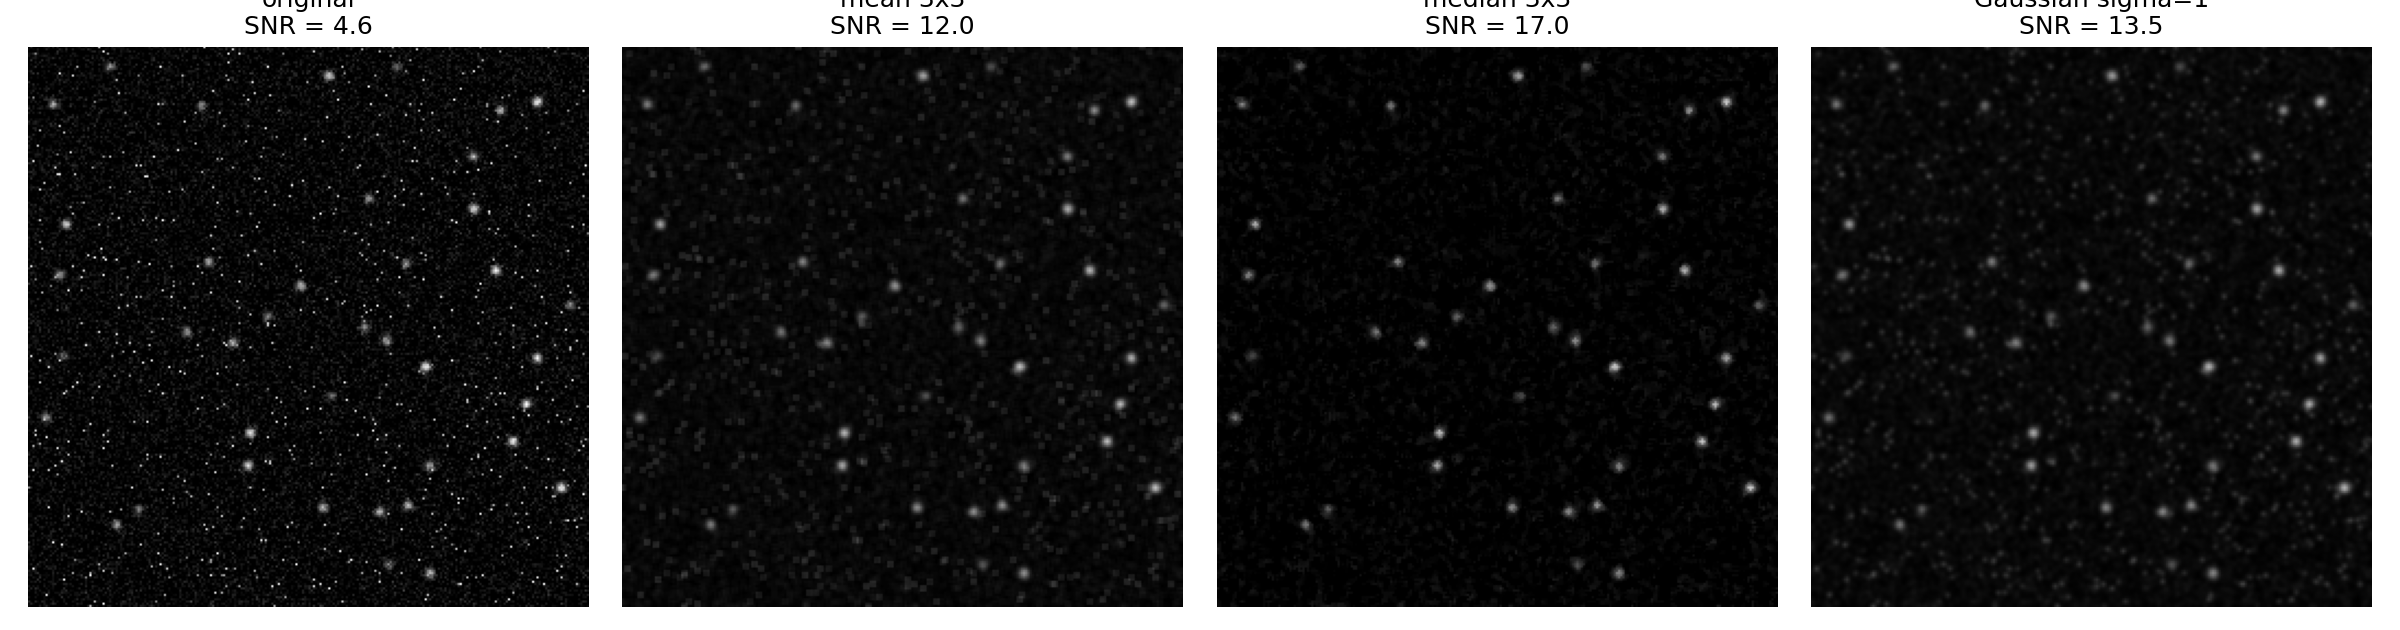

This figure's Python source:
"""Noise reduction in astro-images: mean vs median vs Gaussian filters, with SNR.

SNR = mean star peak / standard deviation of the star-free background.
By default a synthetic star field with known stars is used, so peak preservation can be
measured exactly. Use --image to run the same filters on your own photograph.

    python spatial_filtering.py
    python spatial_filtering.py --image "Omega Centauri.JPG"
"""
import argparse

import matplotlib.pyplot as plt
import numpy as np
from scipy import ndimage as ndi


def synthetic_field(size=256, n_stars=40, seed=0):
    """Gaussian stars + Gaussian read noise + hot pixels (impulse noise)."""
    rng = np.random.default_rng(seed)
    yy, xx = np.mgrid[:size, :size]
    clean = np.zeros((size, size))
    centres = rng.integers(8, size - 8, size=(n_stars, 2))
    for (cy, cx), amp in zip(centres, rng.uniform(0.4, 1.0, n_stars)):
        clean += amp * np.exp(-((yy - cy) ** 2 + (xx - cx) ** 2) / (2 * 1.5**2))
    noisy = clean + rng.normal(0, 0.08, clean.shape)
    hot = rng.random(clean.shape) < 0.01
    noisy[hot] = rng.uniform(0.5, 1.0, hot.sum())
    return clean, np.clip(noisy, 0, 1)


def masks_from(reference):
    """Signal = brightest pixels; background = pixels far from any bright region."""
    smooth = ndi.median_filter(reference, size=5)
    signal = smooth > np.percentile(smooth, 99)
    background = ~ndi.binary_dilation(smooth > np.percentile(smooth, 90), iterations=6)
    return signal, background


def snr(img, signal_mask, background_mask):
    return img[signal_mask].mean() / img[background_mask].std()


def apply_filters(img):
    return {
        "original": img,
        "mean 3x3": ndi.uniform_filter(img, size=3),
        "median 3x3": ndi.median_filter(img, size=3),
        "Gaussian sigma=1": ndi.gaussian_filter(img, sigma=1.0),
    }


def main():
    ap = argparse.ArgumentParser()
    ap.add_argument("--image")
    ap.add_argument("--out", default="spatial_filtering.png")
    a = ap.parse_args()

    if a.image:
        from PIL import Image
        noisy = np.asarray(Image.open(a.image).convert("L"), dtype=float) / 255.0
        clean = None
    else:
        clean, noisy = synthetic_field()

    signal_mask, background_mask = masks_from(clean if clean is not None else noisy)
    results = apply_filters(noisy)

    print(f"{'filter':<18} {'SNR':>7} {'bg std':>8} {'star peak':>10}")
    for name, img in results.items():
        print(f"{name:<18} {snr(img, signal_mask, background_mask):7.2f} "
              f"{img[background_mask].std():8.4f} {img[signal_mask].mean():10.3f}")

    fig, axes = plt.subplots(1, 4, figsize=(16, 4.2))
    for ax, (name, img) in zip(axes, results.items()):
        ax.imshow(img, cmap="gray", vmin=0, vmax=1)
        ax.set_title(f"{name}\nSNR = {snr(img, signal_mask, background_mask):.1f}")
        ax.axis("off")
    fig.tight_layout()
    fig.savefig(a.out, dpi=150)


if __name__ == "__main__":
    main()
